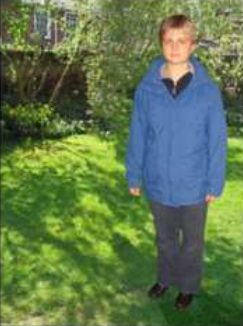
#> input picture ASG2/Cap2.PNG, 243 x 326 px, found by its file name
$ python code1.py
#> lines starting #> are read from the running program, lines starting #| are printed output that depends on the picture; after the words box and inside, x2 and y2 are one past the last pixel; in counts of white or black regions, pixels touching at a corner belong together; long printed decimals are rounded
import warnings
warnings.filterwarnings("ignore")
from skimage.segmentation import slic
from skimage.segmentation import mark_boundaries
from skimage.util import img_as_float
from skimage.measure import regionprops
import matplotlib.pyplot as plt
from sklearn.cluster import KMeans
import numpy as np
import math
import cv2
import sys


def dist_rgb(a,b):
	dist = pow(a[0]-b[0],2)+pow(a[1]-b[1],2)+pow(a[2]-b[2],2)
	dist = math.sqrt(dist)
	return dist

def ndist(a,b,dig):
	dist = pow(a[0]-b[0],2)+pow(a[1]-b[1],2)
	dist = dist/dig
	dist = 1/np.exp(dist)
	return dist


np.set_printoptions(threshold=sys.maxsize)
image = cv2.imread('Cap2.png')
#> image is the input picture: shape (326, 243, 3); mean B, G, R 76.7, 118.9, 95.8
print(image.shape)
#| (326, 243, 3)

#getting segmets
segments = slic(img_as_float(image), n_segments = 100, sigma = 0, max_iter = 10,compactness = 10.0)
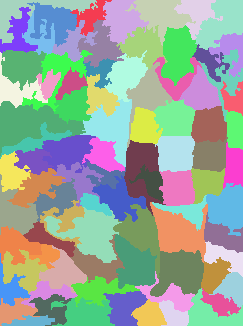
#> segments: shape (326, 243) int64; 85 distinct labels, from 1 to 85; one colour per label, 0 black
# segments contains the information "segment number for each pixel"

print(segments.shape)
#| (326, 243)
print(np.amax(segments))
#| 85
num_segment = np.max(segments)
#> num_segment = 85


#getting super pixel coler value "average is taken among all pixel in that sp"
cnt = [0.0]*num_segment
#> cnt = 85 values from 0 to 0
spi = []
for i in range(num_segment):
	spi.append([0.0,0.0,0.0])

for i in range(len(segments)):
	for j in range(len(segments[0])):
		ind = segments[i][j]
		# if(ind!=0):
		ind-=1
		cnt[ind]+=1
		spi[ind][0]+=image[i][j][0]
		spi[ind][1]+=image[i][j][1]
		spi[ind][2]+=image[i][j][2]
#> after the loop, cnt = 85 values, max 2236 at index 31, min 374 at index 84, mean 932; spi = 85 items, first 6: [114408, 159537, 149257], [57403, 85213, 79585], [80957, 138243, 119019], [95424, 159013, 158405], [91357, 133651, 125917], [139548, 206994, 193900]

for i in range(num_segment):
	spi[i][0] /= cnt[i]
	spi[i][1] /= cnt[i]
	spi[i][2] /= cnt[i]
#> after the loop, spi = 85 items, first 6: [91.89, 128.1, 119.9], [99.83, 148.2, 138.4], [64.92, 110.9, 95.44], [70.48, 117.4, 117], [108.9, 159.3, 150.1], [93.78, 139.1, 130.3]

# getting the average coordinate for the super pixel value
regions = regionprops(segments)
#> regions = 85 regions; largest, box (x1, y1, x2, y2) and area: (0, 101, 86, 156) 2236, (44, 207, 122, 263) 2032, (150, 202, 208, 263) 1789, (150, 249, 204, 297) 1756, (80, 99, 132, 167) 1640
print(len(regions))
#| 85
spc = []
for props in regions:
    cx, cy = props.centroid
    spc.append([cx,cy])
#> this loop made 85 passes
#> (cx, cy) on passes 1 to 12: (11.24, 33.14), (15.79, 90.62), (19.44, 121.7), (14.95, 160.8), (13.27, 196.4), (22.76, 220.9), (21.69, 53.17), (33.79, 18.39), (36.59, 39.68), (45.72, 100.2), (42.67, 73.81), (45.4, 143.2)
#> after the loop, spc = 85 pairs, first value 11.24 to 321.1, second value 10.96 to 234.4

print(len(spi))
#| 85
print(len(spc))
#| 85
super_pixel_values = np.float32(np.array(spi))
#> super_pixel_values = 85 rows, first 8: [91.89, 128.1, 119.9], [99.83, 148.2, 138.4], [64.92, 110.9, 95.44], [70.48, 117.4, 117], [108.9, 159.3, 150.1], [93.78, 139.1, 130.3], [104.4, 130.2, 122.7], [68.82, 136.6, 116.6]

k = 6
kmeans = KMeans(n_clusters=6, random_state=0).fit(super_pixel_values)
labels = kmeans.labels_
#> labels = 85 values, max 5 at index 17, min 0 at index 20, mean 2.46
# [6 lines of commented-out code are left out]

m,n = image.shape[:2]
#> m = 326; n = 243
N = len(labels)
#> N = 85
print("N", N)
#| N 85
cluster_sp_count = np.zeros(6)
for i in labels:
	cluster_sp_count[i]+=1
#> this loop made 85 passes
#> i on passes 1, 2, 6, 7, 8, 9, 10, 11, 12, 13, 14, 15: 3, 4, 4, 4, 3, 3, 3, 4, 3, 2, 2, 4
#> after the loop, cluster_sp_count = [12, 19, 6, 25, 12, 11]

print(cluster_sp_count)
#| [12. 19.  6. 25. 12. 11.]
# exit(0)
image_labels = np.zeros((m,n))

for i in range(len(segments)):
	for j in range(len(segments[0])):
		seg_num = segments[i][j]
		image_labels[i][j] = labels[seg_num-1]
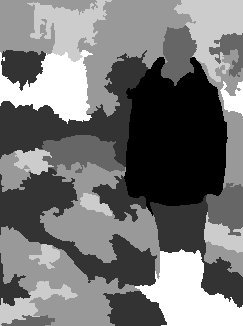
#> image_labels: shape (326, 243) float64; min 0, max 5, mean 2.29; drawn with min black and max white

# print(image_labels)
print(image_labels.shape)
#| (326, 243)

np_image = np.float32(image)
cluster = []
cluster_sp_sp = []
for i in range(k):
	cluster.append([])
	cluster_sp_sp.append([])

for i in range(len(labels)):
	# print(labels[i])
	# print
	cluster_sp_sp[labels[i]].append(spc[i])
#> this loop made 85 passes


for i in range(m):
	for j in range(n):
		cluster[int(image_labels[i][j])].append([i,j])

print("length of each clusters", end = " ")
for i in range(k):
	print(len(cluster[i]),end = " ")
print()

color_avg = []
for i in range(k):
	temp = [0,0,0]
	for pts in cluster[i]:
		temp[0]+=image[pts[0]][pts[1]][0]
		temp[1]+=image[pts[0]][pts[1]][1]
		temp[2]+=image[pts[0]][pts[1]][2]
	temp[0] /= len(cluster[i])
	temp[1] /= len(cluster[i])
	temp[2] /= len(cluster[i])
	color_avg.append(temp)
#> after the loop, color_avg = [[159.9, 113.7, 81.24], [47.67, 96.88, 69.82], [99.99, 186.5, 179], [62.39, 131.8, 106.7], [88.15, 155.2, 136.8], [40.04, 60.51, 49.33]]


spatial_centers = []
for i in range(k):
	temp = [0,0]
	for pts in cluster[i]:
		temp[0] += pts[0]
		temp[1] += pts[1]
	temp[0] /= len(cluster[i])
	temp[1] /= len(cluster[i])
	spatial_centers.append(temp)


#contrast cue
contrast = [0]*k
for K in range(k):
	for i in range(k):
		if(K!=i):
			contrast[K]+=(cluster_sp_count[i]/N)*dist_rgb(color_avg[K],color_avg[i])
#> this loop made 6 passes
#> after the loop, contrast = [96.74, 61.54, 113.9, 51.88, 71.07, 89.1]
			# contrast[K] += (len(cluster[i])/N)*dist_rgb(color_avg[K],color_avg[i])


#spatial cue
spatial = [0]*k
#> spatial = [0, 0, 0, 0, 0, 0]
dig = math.sqrt(pow(m,2)+pow(n,2))
#> dig = 406.6

for K in range(k):
	temp = 0
	for sp_dist in cluster_sp_sp[K]:
		temp += ndist(sp_dist,spatial_centers[K],dig)
	# temp = temp/len(cluster[K])
	temp = temp/cluster_sp_count[K]
	spatial[K] = temp
#> this loop made 6 passes
#> temp on passes 1 to 6: 0.0937, 0.0171, 0.000214, 0.0221, 3.39e-09, 1.91e-10
#> after the loop, spatial = [0.0937, 0.0171, 0.000214, 0.0221, 3.39e-09, 1.91e-10]

contrast = np.float32(np.array(contrast))
spatial = np.float32(np.array(spatial))

contrast_scale = (contrast/np.max(contrast))*255
#> contrast_scale = [216.5, 137.7, 255, 116.1, 159.1, 199.4]
spatial_scale = (spatial/np.max(spatial))*255
#> spatial_scale = [255, 46.43, 0.583, 60.24, 9.21e-06, 5.19e-07]

print(contrast_scale)
#| [216.511 137.7377  255.      116.110 159.054 199.410]
print(spatial_scale)
#| [2.5500000e+02 4.6434780e+01 5.8337772e-01 6.0244114e+01 9.2148466e-06
#|  5.1897837e-07]

contrast_cue = np.zeros((m,n))
spatial_cue = np.zeros((m,n))

for K in range(k):
	for pts in cluster[K]:
		contrast_cue[pts[0]][pts[1]] = contrast_scale[K]
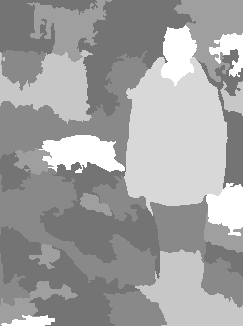
#> contrast_cue: shape (326, 243) float64; min 116.1, max 255, mean 161.4

for K in range(k):
	for pts in cluster[K]:
		spatial_cue[pts[0]][pts[1]] = spatial_scale[K]
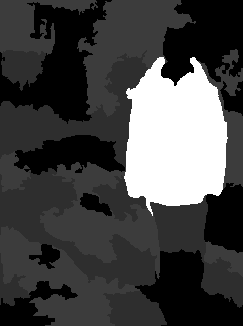
#> spatial_cue: shape (326, 243) float64; min 5.19e-07, max 255, mean 68.6

contrast_image = contrast_cue
# contrast_image = np.uint8(contrast_cue)
plt.imshow(contrast_image,cmap="gray")
plt.show()

cv2.imwrite("contrast_cue.png", contrast_image)

spatial_image = spatial_cue
# spatial_image = np.uint8(spatial_cue)
plt.imshow(spatial_image,cmap="gray")
plt.show()
cv2.imwrite("spatial_cue.png", spatial_image)

# print(contrast)
# print(spatial)

#plotting the super pixels
fig = plt.figure("Superpixels")
ax = fig.add_subplot(1, 1, 1)
ax.imshow(mark_boundaries(img_as_float(cv2.cvtColor(image, cv2.COLOR_BGR2RGB)), segments))
plt.axis("off")
plt.show()
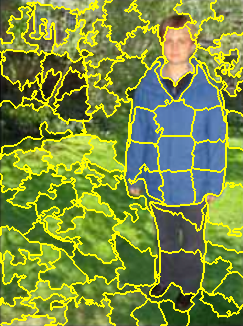
#> shown: shape (326, 243, 3) float64; mean R, G, B 0.488, 0.563, 0.249
